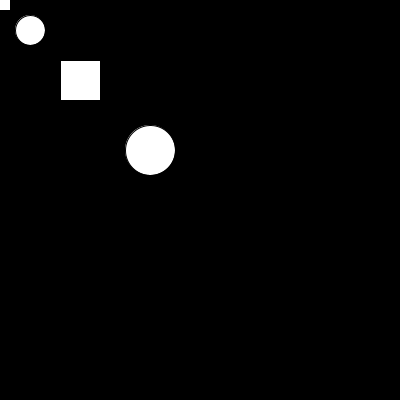
Frame 1 (no input)
Frame 60 (the mouse pressed at the canvas centre just before this capture): identical to frame 1, image omitted
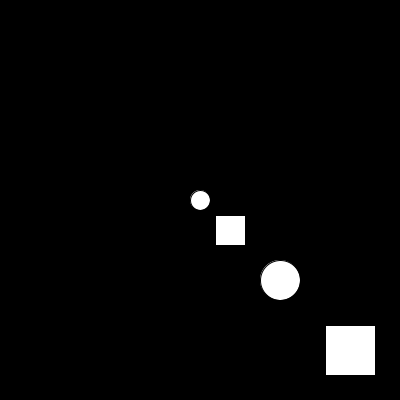
Frame 120 (the mouse held since frame 60 and released just before this capture)

The Processing sketch that drew these frames (run headless with seeded random() and noise(); from frame 60 on, the mouse is pressed at the canvas centre):

// Processing sketch: methode_class_5_4_c_class
// ── methode_class_5_4_c_class.pde
Ma_class [] c ; 

void setup() {
  size(400,400) ;
  int num = 4 ;
  c = new Ma_class[num] ;
  for(int i = 0 ; i < c.length ; i++) {
    c[i] = new Ma_class() ;
  }
}


int which_shape ;
void draw() {
  background(0) ;
  for(int i = 0 ; i < c.length ; i++) {
    if(mousePressed) {
      if(i%2 == 0 ) which_shape = 1 ; else which_shape = 0 ;
    } else {
      if(i%2 == 0 ) which_shape = 0 ; else which_shape = 1 ;
    }
    int size = 20 + i*10 ;
    int displacement = i *size ;
    c[i].display_shape(mouseX +displacement,mouseY +displacement, size, which_shape) ;
  }

  
}


class Ma_class {
  
  Ma_class() {}
  
  void display_shape(int pos_x, int pos_y, int size, int which_one) {
    if(which_one == 0 ) rect(pos_x -size/2, pos_y -size/2, size, size) ;
    if(which_one == 1 ) ellipse(pos_x, pos_y, size, size) ;
  }
}
